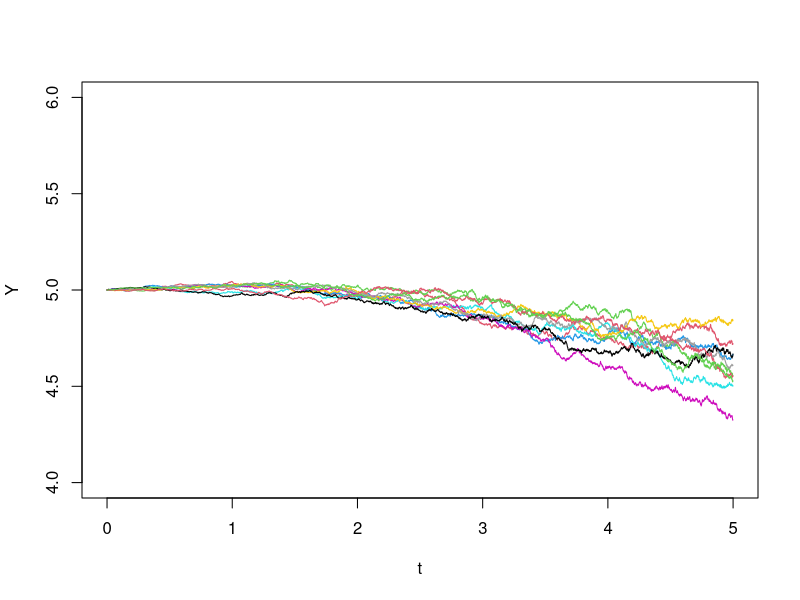

Generate this figure with R:
library(stats)
Y<-vector("numeric")
t<-vector("numeric")
pal<- palette()
t[1]=0
sec2<-vector("numeric") #for storing BM values at 2nd sec
sec5<-vector("numeric") #for storing BM values at 5th sec
mu<-vector("numeric")
sigma<-vector("numeric")
for(i in 1:4999)
{
	t[i+1]=t[i]+0.001
}
for(i in 1:5000)
{
	mu[i]=0.0325-(0.05*(t[i]))
	sigma[i]=0.012+(0.0138*t[i])+(0.00125*t[i]*t[i])
}

for(i in 1:10)
{
	z<-rnorm(5000, mean=0, sd=1)
	Y[1]=5
	for (j in 1:4999)
	{
		Y[j+1]=Y[j]+(z[j+1]*sqrt(0.001)*sigma[j])+(mu[j]*0.001)
		
		if(j==2000)
		{
			sec2[i]=Y[2000]
		}
		if(j==4999)
		{
			sec5[i]=Y[5000]
		}

	}
	if(i==1)
	{
		plot(t,Y,type="l", col=pal[i %% 8 +1],ylim=c(4,6))
	}
	else
	{
		lines(t,Y, col=pal[i %% 8 +1],ylim=c(4,6))
	}
}
cat("E[W(2)] = ",mean(sec2),"\n")
cat("E[W(5)] = ",mean(sec5),"\n")
